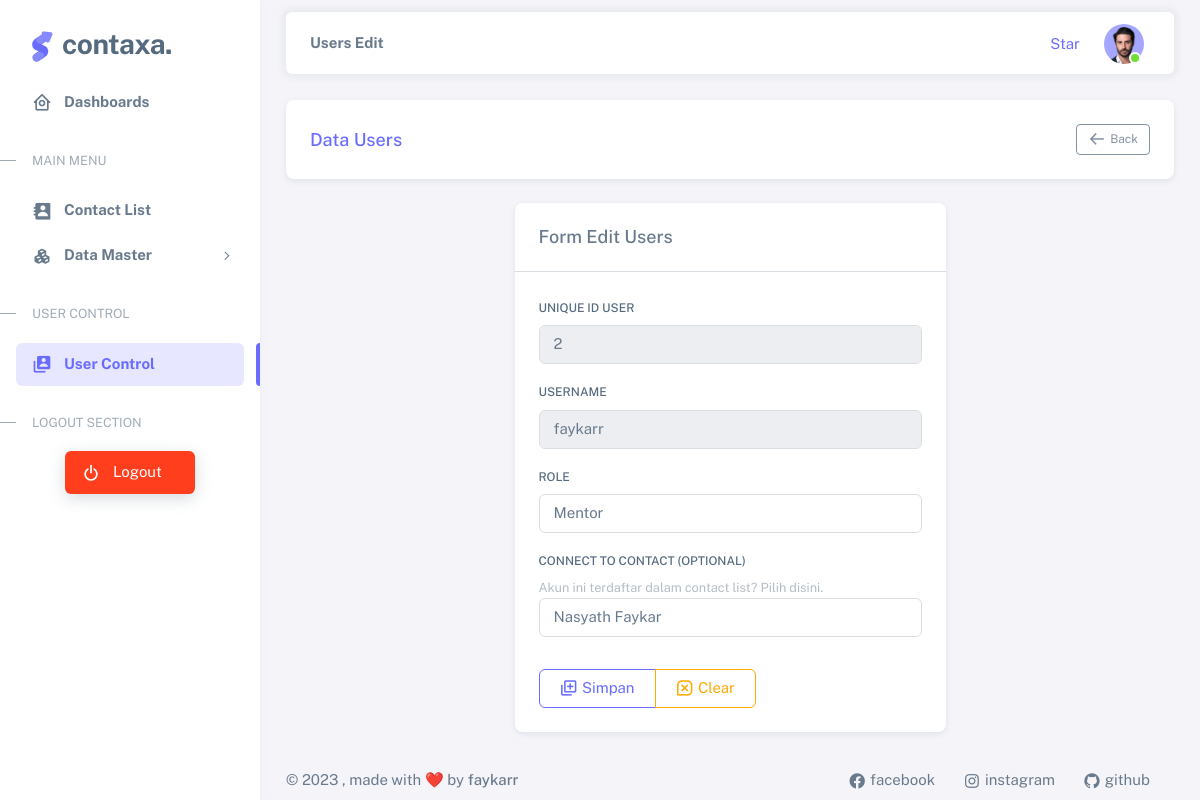
Page /index.php?hal=usersEdit&id=2 (signed in) on the committed database.
### tables this page shows
CREATE TABLE `tb_users` (
  `id` int(11) NOT NULL,
  `username` varchar(32) NOT NULL,
  `password` varchar(254) NOT NULL,
  `role` enum('Mentor','Peserta') NOT NULL,
  `id_person` int(11) DEFAULT NULL
);

### models/UserModel.php (called while the page is built, shortened)
<?php
class UserModel
{
    private $conn;
    function __construct()
    {
        global $pdo;
        $this->conn = $pdo;
    }
    public function find($id)
    {
        $query = "SELECT tb_users.id AS 'id_users', tb_users.username, tb_users.password, tb_users.role, tb_person.* FROM tb_users LEFT JOIN tb_person ON tb_users.id_person = tb_person.id WHERE tb_users.id = ?";
        $stmt = $this->conn->prepare($query);
        $stmt->execute([$id]);
        $result = $stmt->fetch(PDO::FETCH_ASSOC);
        return $result;
    }
}
?>

### models/ContactModel.php (called while the page is built, shortened)
<?php
class ContactModel
{
    private $conn;
    function __construct()
    {
        global $pdo;
        $this->conn = $pdo;
    }
    public function findAll()
    {
        $query = "SELECT tb_person.*, tb_agama.nama_agama FROM tb_person INNER JOIN tb_agama ON tb_person.id_agama = tb_agama.id ORDER BY tb_person.nama_lengkap ASC";
        $stmt = $this->conn->prepare($query);
        $stmt->execute();
        $result = $stmt->fetchAll(PDO::FETCH_ASSOC);
        return $result;
    }
}
?>

### views/usersEdit.php (the view, shortened to what this page needs)
<?php
if ($_SESSION['dataUser']['role'] !== 'Peserta'):
    $contactModel = new ContactModel();
    $id = $_GET['id'];
    $userModel = new UserModel();
    $contactRecords = $contactModel->findAll();
    $userRecord = $userModel->find($id);
    ?>
    <div class="container-xxl flex-grow-1 container-p-y">
        <div class="row justify-content-center">
            <div class="col-sm-12 mb-4">
                <div class="card">
                    <div class="card-body">
                        <div class="d-flex align-items-center row justify-content-around">
                            <div class="col-sm-6 ">
                                <h5 class="card-title text-primary p-0 mb-0 text-center text-sm-start">Data Users</h5>
                            </div>
                            <div class="col-sm-6 mt-3 mt-sm-0 text-sm-end text-center">
                                <button class="btn btn-sm btn-outline-secondary" type="button" id="button-addon2"
                                    onclick="history.back();">
                                    <i class="bx bx-arrow-back me-1"></i> Back
                                </button>
                            </div>
                        </div>
                    </div>
                </div>
            </div>
        </div>
        <div class="row justify-content-center ">
            <div class="col-sm-6">
                <div class="card">
                    <h5 class="card-header">Form Edit Users</h5>
                    <hr class="m-0 w-100">
                    <div class="card-body">
                        <form action="./controllers/AuthController.php" method="post">
                        <label for="id_users" class="form-label">Unique ID User</label>
                        <input type="text" class="form-control mb-3" name="id_users" value="<?= $userRecord['id_users'] ?>" readonly disabled>
                            <label for="username" class="form-label">Username</label>
                            <input type="text" class="form-control mb-3" id="username" name="username"
                                placeholder="Input username here" aria-describedby="defaultFormControlHelp" autofocus
                                value="<?= $userRecord['username'] ?>" readonly disabled>
                            <label for="role" class="form-label">Role</label>
                            <select name="role" id="role" class="form-control mb-3">
                                <option value="Mentor" <?= ($userRecord['role'] == 'Mentor' ? 'selected' : '') ?>>Mentor
                                </option>
                            </select>
                            <label for="id_person" class="form-label">Connect to Contact (Optional)</label>
                            <div id="person_help" class="form-text mt-0 p-0">Akun ini terdaftar dalam contact list?
                                Pilih disini.</div>
                            <select name="id_person" id="id_person" class="form-control mb-3"
                                aria-describedby="person_help">
                                <?php foreach ($contactRecords as $key => $value): ?>
                                    <option value="<?= $value['id'] ?>"
                                    <?= ($userRecord['id'] == $value['id'] ? 'selected' : '') ?>
                                    >
                                        <?= $value['nama_lengkap'] ?>
                                    </option>
                                <?php endforeach; ?>
                            </select>
                            <div class="btn-group mt-3">
                                <button class="btn btn-outline-primary" type="submit" name="process" value="update">
                                    <i class='bx bx-add-to-queue me-1'></i> Simpan
                                </button>
                                <button class="btn btn-outline-warning" type="reset">
                                    <i class='bx bx-message-square-x me-1'></i> Clear
                                </button>
                            </div>
                        </form>
                    </div>
                </div>
            </div>
        </div>
    </div>
<?php else: ?>
    <?php require_once './views/accesDenied.php' ?>
<?php endif; ?>

### rows in the picture
tb_users: id_users "2", username "faykarr", role "Mentor"

### other values in the picture
form field id_person "Nasyath Faykar"
